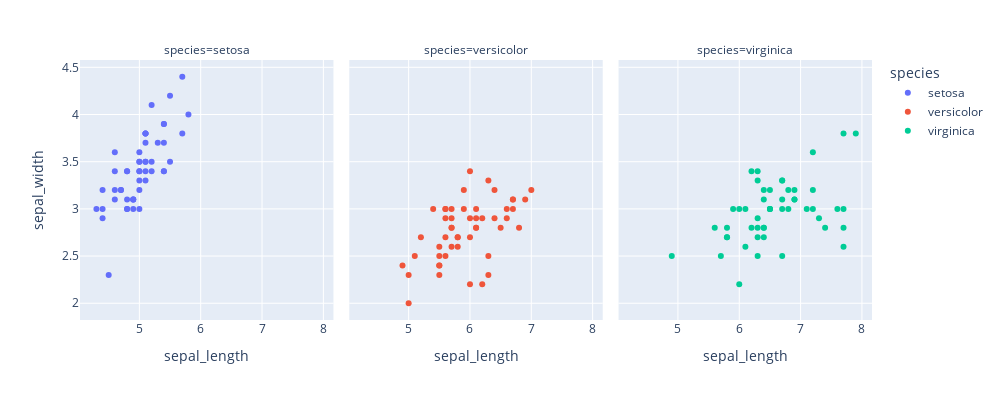

Source (notebook cell):
### Code cell
# Facetting is also possible
fig = px.scatter(df, x="sepal_length", y="sepal_width",color='species',
                 width=1000, height=400,
                hover_data=['petal_length','petal_width'],
                facet_col='species')
fig.show()

### Figure 1 — Plotly figure (JSON) as saved in the notebook; plotly's stock layout.template omitted (floating-point values rounded to 4 significant figures)
{"data": [{"customdata": [[1.4, 0.2], [1.4, 0.2], [1.3, 0.2], [1.5, 0.2], [1.4, 0.2], [1.7, 0.4], [1.4, 0.3], [1.5, 0.2], [1.4, 0.2], [1.5, 0.1], [1.5, 0.2], [1.6, 0.2], [1.4, 0.1], [1.1, 0.1], [1.2, 0.2], [1.5, 0.4], [1.3, 0.4], [1.4, 0.3], [1.7, 0.3], [1.5, 0.3], [1.7, 0.2], [1.5, 0.4], [1, 0.2], [1.7, 0.5], [1.9, 0.2], [1.6, 0.2], [1.6, 0.4], [1.5, 0.2], [1.4, 0.2], [1.6, 0.2], [1.6, 0.2], [1.5, 0.4], [1.5, 0.1], [1.4, 0.2], [1.5, 0.1], [1.2, 0.2], [1.3, 0.2], [1.5, 0.1], [1.3, 0.2], [1.5, 0.2], [1.3, 0.3], [1.3, 0.3], [1.3, 0.2], [1.6, 0.6], [1.9, 0.4], [1.4, 0.3], [1.6, 0.2], [1.4, 0.2], [1.5, 0.2], [1.4, 0.2]], "hovertemplate": "species=setosa<br>sepal_length=%{x}<br>sepal_width=%{y}<br>petal_length=%{customdata[0]}<br>petal_width=%{customdata[1]}<extra></extra>", "legendgroup": "setosa", "marker": {"color": "#636efa", "symbol": "circle"}, "mode": "markers", "name": "setosa", "orientation": "v", "showlegend": true, "type": "scatter", "x": [5.1, 4.9, 4.7, 4.6, 5, 5.4, 4.6, 5, 4.4, 4.9, 5.4, 4.8, 4.8, 4.3, 5.8, 5.7, 5.4, 5.1, 5.7, 5.1, 5.4, 5.1, 4.6, 5.1, 4.8, 5, 5, 5.2, 5.2, 4.7, 4.8, 5.4, 5.2, 5.5, 4.9, 5, 5.5, 4.9, 4.4, 5.1, 5, 4.5, 4.4, 5, 5.1, 4.8, 5.1, 4.6, 5.3, 5], "xaxis": "x", "y": [3.5, 3, 3.2, 3.1, 3.6, 3.9, 3.4, 3.4, 2.9, 3.1, 3.7, 3.4, 3, 3, 4, 4.4, 3.9, 3.5, 3.8, 3.8, 3.4, 3.7, 3.6, 3.3, 3.4, 3, 3.4, 3.5, 3.4, 3.2, 3.1, 3.4, 4.1, 4.2, 3.1, 3.2, 3.5, 3.1, 3, 3.4, 3.5, 2.3, 3.2, 3.5, 3.8, 3, 3.8, 3.2, 3.7, 3.3], "yaxis": "y"}, {"customdata": [[4.7, 1.4], [4.5, 1.5], [4.9, 1.5], [4, 1.3], [4.6, 1.5], [4.5, 1.3], [4.7, 1.6], [3.3, 1], [4.6, 1.3], [3.9, 1.4], [3.5, 1], [4.2, 1.5], [4, 1], [4.7, 1.4], [3.6, 1.3], [4.4, 1.4], [4.5, 1.5], [4.1, 1], [4.5, 1.5], [3.9, 1.1], [4.8, 1.8], [4, 1.3], [4.9, 1.5], [4.7, 1.2], [4.3, 1.3], [4.4, 1.4], [4.8, 1.4], [5, 1.7], [4.5, 1.5], [3.5, 1], [3.8, 1.1], [3.7, 1], [3.9, 1.2], [5.1, 1.6], [4.5, 1.5], [4.5, 1.6], [4.7, 1.5], [4.4, 1.3], [4.1, 1.3], [4, 1.3], [4.4, 1.2], [4.6, 1.4], [4, 1.2], [3.3, 1], [4.2, 1.3], [4.2, 1.2], [4.2, 1.3], [4.3, 1.3], [3, 1.1], [4.1, 1.3]], "hovertemplate": "species=versicolor<br>sepal_length=%{x}<br>sepal_width=%{y}<br>petal_length=%{customdata[0]}<br>petal_width=%{customdata[1]}<extra></extra>", "legendgroup": "versicolor", "marker": {"color": "#EF553B", "symbol": "circle"}, "mode": "markers", "name": "versicolor", "orientation": "v", "showlegend": true, "type": "scatter", "x": [7, 6.4, 6.9, 5.5, 6.5, 5.7, 6.3, 4.9, 6.6, 5.2, 5, 5.9, 6, 6.1, 5.6, 6.7, 5.6, 5.8, 6.2, 5.6, 5.9, 6.1, 6.3, 6.1, 6.4, 6.6, 6.8, 6.7, 6, 5.7, 5.5, 5.5, 5.8, 6, 5.4, 6, 6.7, 6.3, 5.6, 5.5, 5.5, 6.1, 5.8, 5, 5.6, 5.7, 5.7, 6.2, 5.1, 5.7], "xaxis": "x2", "y": [3.2, 3.2, 3.1, 2.3, 2.8, 2.8, 3.3, 2.4, 2.9, 2.7, 2, 3, 2.2, 2.9, 2.9, 3.1, 3, 2.7, 2.2, 2.5, 3.2, 2.8, 2.5, 2.8, 2.9, 3, 2.8, 3, 2.9, 2.6, 2.4, 2.4, 2.7, 2.7, 3, 3.4, 3.1, 2.3, 3, 2.5, 2.6, 3, 2.6, 2.3, 2.7, 3, 2.9, 2.9, 2.5, 2.8], "yaxis": "y2"}, {"customdata": [[6, 2.5], [5.1, 1.9], [5.9, 2.1], [5.6, 1.8], [5.8, 2.2], [6.6, 2.1], [4.5, 1.7], [6.3, 1.8], [5.8, 1.8], [6.1, 2.5], [5.1, 2], [5.3, 1.9], [5.5, 2.1], [5, 2], [5.1, 2.4], [5.3, 2.3], [5.5, 1.8], [6.7, 2.2], [6.9, 2.3], [5, 1.5], [5.7, 2.3], [4.9, 2], [6.7, 2], [4.9, 1.8], [5.7, 2.1], [6, 1.8], [4.8, 1.8], [4.9, 1.8], [5.6, 2.1], [5.8, 1.6], [6.1, 1.9], [6.4, 2], [5.6, 2.2], [5.1, 1.5], [5.6, 1.4], [6.1, 2.3], [5.6, 2.4], [5.5, 1.8], [4.8, 1.8], [5.4, 2.1], [5.6, 2.4], [5.1, 2.3], [5.1, 1.9], [5.9, 2.3], [5.7, 2.5], [5.2, 2.3], [5, 1.9], [5.2, 2], [5.4, 2.3], [5.1, 1.8]], "hovertemplate": "species=virginica<br>sepal_length=%{x}<br>sepal_width=%{y}<br>petal_length=%{customdata[0]}<br>petal_width=%{customdata[1]}<extra></extra>", "legendgroup": "virginica", "marker": {"color": "#00cc96", "symbol": "circle"}, "mode": "markers", "name": "virginica", "orientation": "v", "showlegend": true, "type": "scatter", "x": [6.3, 5.8, 7.1, 6.3, 6.5, 7.6, 4.9, 7.3, 6.7, 7.2, 6.5, 6.4, 6.8, 5.7, 5.8, 6.4, 6.5, 7.7, 7.7, 6, 6.9, 5.6, 7.7, 6.3, 6.7, 7.2, 6.2, 6.1, 6.4, 7.2, 7.4, 7.9, 6.4, 6.3, 6.1, 7.7, 6.3, 6.4, 6, 6.9, 6.7, 6.9, 5.8, 6.8, 6.7, 6.7, 6.3, 6.5, 6.2, 5.9], "xaxis": "x3", "y": [3.3, 2.7, 3, 2.9, 3, 3, 2.5, 2.9, 2.5, 3.6, 3.2, 2.7, 3, 2.5, 2.8, 3.2, 3, 3.8, 2.6, 2.2, 3.2, 2.8, 2.8, 2.7, 3.3, 3.2, 2.8, 3, 2.8, 3, 2.8, 3.8, 2.8, 2.8, 2.6, 3, 3.4, 3.1, 3, 3.1, 3.1, 3.1, 2.7, 3.2, 3.3, 3, 2.5, 3, 3.4, 3], "yaxis": "y3"}], "layout": {"annotations": [{"font": {}, "showarrow": false, "text": "species=setosa", "x": 0.16, "xanchor": "center", "xref": "paper", "y": 1, "yanchor": "bottom", "yref": "paper"}, {"font": {}, "showarrow": false, "text": "species=versicolor", "x": 0.5, "xanchor": "center", "xref": "paper", "y": 1, "yanchor": "bottom", "yref": "paper"}, {"font": {}, "showarrow": false, "text": "species=virginica", "x": 0.84, "xanchor": "center", "xref": "paper", "y": 1, "yanchor": "bottom", "yref": "paper"}], "height": 400, "legend": {"title": {"text": "species"}, "tracegroupgap": 0}, "margin": {"t": 60}, "width": 1000, "xaxis": {"anchor": "y", "domain": [0, 0.32], "title": {"text": "sepal_length"}}, "xaxis2": {"anchor": "y2", "domain": [0.34, 0.66], "matches": "x", "title": {"text": "sepal_length"}}, "xaxis3": {"anchor": "y3", "domain": [0.68, 1.0], "matches": "x", "title": {"text": "sepal_length"}}, "yaxis": {"anchor": "x", "domain": [0, 1], "title": {"text": "sepal_width"}}, "yaxis2": {"anchor": "x2", "domain": [0, 1], "matches": "y", "showticklabels": false}, "yaxis3": {"anchor": "x3", "domain": [0, 1], "matches": "y", "showticklabels": false}}}
